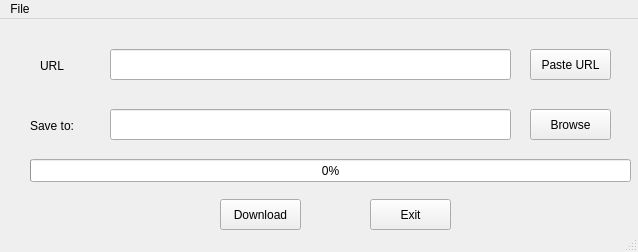
<?xml version="1.0" encoding="UTF-8"?>
<ui version="4.0">
 <class>MainWindow</class>
 <widget class="QMainWindow" name="MainWindow">
  <property name="geometry">
   <rect>
    <x>0</x>
    <y>0</y>
    <width>638</width>
    <height>252</height>
   </rect>
  </property>
  <property name="windowTitle">
   <string>MainWindow</string>
  </property>
  <widget class="QWidget" name="centralwidget">
   <widget class="QPushButton" name="downloadButton">
    <property name="geometry">
     <rect>
      <x>220</x>
      <y>180</y>
      <width>81</width>
      <height>31</height>
     </rect>
    </property>
    <property name="text">
     <string>Download</string>
    </property>
   </widget>
   <widget class="QPushButton" name="browseButton">
    <property name="geometry">
     <rect>
      <x>530</x>
      <y>90</y>
      <width>81</width>
      <height>31</height>
     </rect>
    </property>
    <property name="text">
     <string>Browse</string>
    </property>
   </widget>
   <widget class="QPushButton" name="pasteButton">
    <property name="geometry">
     <rect>
      <x>530</x>
      <y>30</y>
      <width>81</width>
      <height>31</height>
     </rect>
    </property>
    <property name="text">
     <string>Paste URL</string>
    </property>
   </widget>
   <widget class="QPushButton" name="exitButton">
    <property name="geometry">
     <rect>
      <x>370</x>
      <y>180</y>
      <width>81</width>
      <height>31</height>
     </rect>
    </property>
    <property name="text">
     <string>Exit</string>
    </property>
   </widget>
   <widget class="QLabel" name="label">
    <property name="geometry">
     <rect>
      <x>40</x>
      <y>40</y>
      <width>47</width>
      <height>13</height>
     </rect>
    </property>
    <property name="text">
     <string>URL</string>
    </property>
   </widget>
   <widget class="QLabel" name="label_2">
    <property name="geometry">
     <rect>
      <x>30</x>
      <y>100</y>
      <width>47</width>
      <height>13</height>
     </rect>
    </property>
    <property name="text">
     <string>Save to:</string>
    </property>
   </widget>
   <widget class="QProgressBar" name="progressBar">
    <property name="geometry">
     <rect>
      <x>30</x>
      <y>140</y>
      <width>601</width>
      <height>23</height>
     </rect>
    </property>
    <property name="value">
     <number>0</number>
    </property>
   </widget>
   <widget class="QLineEdit" name="url_text">
    <property name="geometry">
     <rect>
      <x>110</x>
      <y>30</y>
      <width>401</width>
      <height>31</height>
     </rect>
    </property>
   </widget>
   <widget class="QLineEdit" name="save_text">
    <property name="geometry">
     <rect>
      <x>110</x>
      <y>90</y>
      <width>401</width>
      <height>31</height>
     </rect>
    </property>
   </widget>
  </widget>
  <widget class="QMenuBar" name="menubar">
   <property name="geometry">
    <rect>
     <x>0</x>
     <y>0</y>
     <width>638</width>
     <height>21</height>
    </rect>
   </property>
   <widget class="QMenu" name="menuFile">
    <property name="title">
     <string>File</string>
    </property>
    <addaction name="separator"/>
    <addaction name="actionPaste"/>
    <addaction name="actionExit"/>
   </widget>
   <addaction name="menuFile"/>
  </widget>
  <widget class="QStatusBar" name="statusbar"/>
  <action name="actionPaste">
   <property name="text">
    <string>Paste URL</string>
   </property>
  </action>
  <action name="actionExit">
   <property name="text">
    <string>Exit</string>
   </property>
  </action>
 </widget>
 <resources/>
 <connections/>
</ui>
